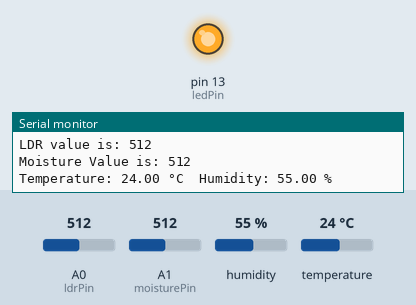
This sketch was run on a simulated Arduino Uno, built with avr-gcc and run on an emulated ATmega328P. Shown: output pins drawn as LEDs (lit = HIGH), the last lines printed to the serial monitor. Inputs (shaded band) come from the test bench; at power-on: A0 (ldrPin) = 512, A1 (moisturePin) = 512, humidity 55 %, temperature 24 °C.

Above: at 3.2 s.
3.3 s: A0 (ldrPin) set to 110
9.3 s: A0 (ldrPin) set to 88
15.3 s: A1 (moisturePin) set to 992
21.3 s: A1 (moisturePin) set to 1017
27.3 s: A0 (ldrPin) set to 991
33.3 s: A0 (ldrPin) set to 1008
At 34.5 s:
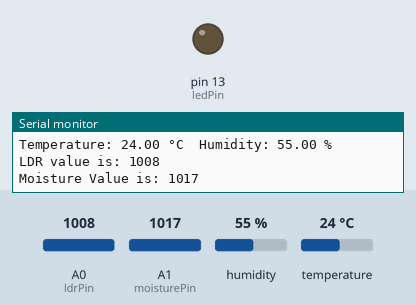
Timing chart, 0 to 36.3 s (numbered marks = the images above; inputs shaded):
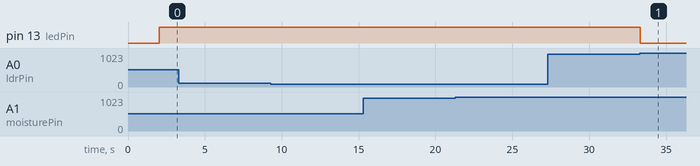

Measured:
- the behaviour switches between 999 and 1000 on A0 (ldrPin) (found by bisection; images 0 and 1)
- after the input at 33.3 s, pin 13 (ledPin): HIGH → LOW at once

The sketch:

dht_data_reading.ino
```cpp
#include <DHT.h>

#define DHTPIN 2      // Pin where the DHT11 sensor is connected
#define DHTTYPE DHT11 // DHT sensor type (DHT11 for this case)

DHT dht(DHTPIN, DHTTYPE);

int ldrPin = A0;      // LDR connected to analog pin A0
int ledPin = 13;      // LED connected to digital pin 13

const int moisturePin = A1;

void setup() {
  Serial.begin(9600);
  dht.begin();
  delay(2000); // Allow time for the sensor to stabilize
  pinMode(ledPin, OUTPUT);
  pinMode(ldrPin, INPUT);
}

void loop() {
  float temp = dht.readTemperature();
  float humid = dht.readHumidity();

  if (isnan(temp) || isnan(humid)) {
    Serial.println("Failed to read from DHT sensor!");
    return;
  }

  Serial.print("Temperature: ");
  Serial.print(temp);
  Serial.print(" °C\t");
  Serial.print("Humidity: ");
  Serial.print(humid);
  Serial.println(" %");

  int lightValue = analogRead(ldrPin);   // Read the value from the LDR
  Serial.print("LDR value is: ");
  Serial.println(lightValue);            // Print the light value

  if (lightValue < 1000) {
    digitalWrite(ledPin, HIGH);          // Turn on the LED
  } else {
    digitalWrite(ledPin, LOW);           // Turn off the LED
  }

  int moistureValue = analogRead(moisturePin); // Read the analog value from the soil moisture sensor
  Serial.print("Moisture Value is: ");
  Serial.println(moistureValue); // Print the value to the serial monitor

}
```
